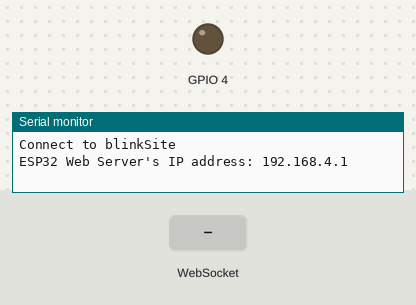
Bench run of a sketch on a simulated ESP32. Shown: output pins drawn as LEDs (lit = HIGH), the last lines printed to the serial monitor. The inputs (shaded band) are chosen by the test bench.

Above: at 1.2 s.
1.3 s: WebSocket text "true" received
At 1.9 s:
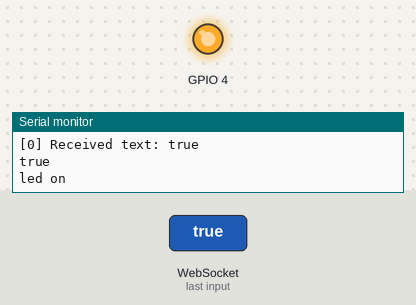
4.3 s: WebSocket text "1" received
At 5.4 s:
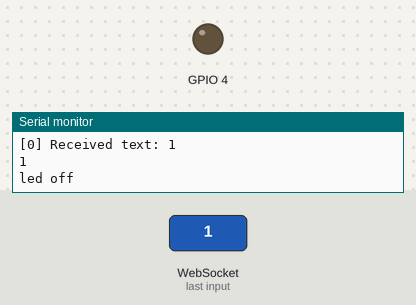
Timing chart, 0 to 7.3 s (numbered marks = the images above; inputs shaded):
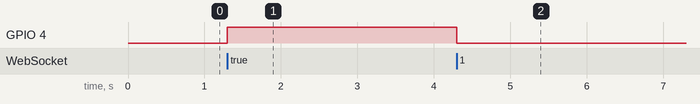

Measured:
- after the input at 1.3 s, GPIO 4: LOW → HIGH at once
- after the input at 4.3 s, GPIO 4: HIGH → LOW at once

The sketch:

esp32BeatifulBlink.ino
```cpp
#include <Arduino.h>
#include <ESPAsyncWebServer.h>
#include <WebSocketsServer.h>
#include "index.h"

String prevState;
const char* ssid     = "blinkSite";
// Wifi password
const char* password = "Kadenisagenius";

AsyncWebServer server(80); // starts server on port 80
WebSocketsServer webSocket = WebSocketsServer(81); // starts Webocket Server on port 81


void printGaps(){
  Serial.println();
  Serial.println();
}


void printConnectionAlert(){
  printGaps();
  Serial.print("Connect to ");
  Serial.println(ssid);
}


void WiFiConnect(){
  printConnectionAlert();
  // connects to wifi as station on given ssid and password
  WiFi.mode(WIFI_AP);
  WiFi.softAP(ssid,password);
}

void serveHTML(){
    // Serve a basic HTML page with JavaScript to create the WebSocket connection
  server.on("/", HTTP_GET, [](AsyncWebServerRequest* request) {
    Serial.println("Web Server: received a web page request");
    String html = HTML_CONTENT;  // Use the HTML content from the index.h file
    request->send(200, "text/html", html);
  });

  server.begin();
  Serial.print("ESP32 Web Server's IP address: ");
  Serial.println(WiFi.softAPIP());
}


void webSocketEvent(uint8_t clientID, WStype_t eventType, uint8_t* payload, size_t length) {
  switch (eventType) {
    case WStype_DISCONNECTED:
      Serial.printf("[%u] Disconnected!\n", clientID);
      break;
    case WStype_CONNECTED:
    // creates new scope for ip variable
      {
        // gets clients ip
        IPAddress ip = webSocket.remoteIP(clientID);
        // prints format of client id and ip they connected from
        Serial.printf("[%u] Connected from %d.%d.%d.%d\n", clientID, ip[0], ip[1], ip[2], ip[3]);
      }
      break;
    case WStype_TEXT:
      Serial.printf("[%u] Received text: %s\n", clientID, payload);
      // Send a response back to the client
       /* webSocket.sendTXT(clientID, "Received:  " + ); */
       String recievedText = String((char*)payload);
       Serial.println(recievedText);
       if(recievedText != prevState){
        prevState = recievedText;
       if(recievedText == "true"){
        digitalWrite(4,HIGH);
        Serial.println("led on");
       }
       else{
        digitalWrite(4,LOW);
        Serial.println("led off");
       }}

      break;
  }
}

void setup() {
  // put your setup code here, to run once:
  Serial.begin(115200);
  pinMode(4,OUTPUT);
  digitalWrite(4,LOW);
  WiFiConnect();
  webSocket.begin();
  webSocket.onEvent(webSocketEvent);
  serveHTML();

}

void loop() {
  // put your main code here, to run repeatedly:
webSocket.loop();

}
```

index.h
```cpp
const char *HTML_CONTENT = R"=====(<!DOCTYPE html>
<html lang="en">
<head>
    <meta http-equiv="Content-Type" content="text/html; charset=windows-1252">
    <meta name="viewport" content="width=device-width, initial-scale=0.7">
    <title>esp 32 led</title>
</head>
<body>
    <div class="blinkContainer">
        <h2>LED</h2>
        <div class = "ledState"></div>
        <button id="ledButton">ON</button>
    </div>
</body>
<style>

*{
    margin: 0;
    padding: 0;

}

body{
    display: flex;
  justify-content: center;
  background-color: beige;
}

.blinkContainer {
  display: flex;
  flex-direction: column;
  align-items: center;
  justify-content: center;
  margin: 5%;
  border: 2px solid #007bff;
  align-self: center;
  width: 50%;
  height: 250px;
  border-radius: 25px;
  background-color: white;
}

.blinkContainer h2 {
  margin-bottom: 20px; /* Adjust as needed */
  color:#007bff;


}

.blinkContainer button {
  align-self: center;
  padding: 8px 30px;
  border: none;
  background-color: #007bff;
  color: white;
  border-radius: 5px;

}


.ledState{
  width: 45px;
  height: 45px;
  background-color: red;
  border-radius: 50%;
  margin-bottom: 20px ;
}


</style>
<script>

let ledState = false;
const ledStateDispaly = document.querySelector(".ledState");
const ledButton = document.querySelector("#ledButton");
const webSocket = new WebSocket("ws://" + window.location.host + ":81");

function changeState(){
    ledState = !ledState;
    if(ledState == false){
        ledStateDispaly.style = "background-color:red;";
        ledButton.innerText = "on";
    }
    if(ledState == true){
        ledStateDispaly.style = "background-color:blue;";
        ledButton.innerText = "off";

    }
}

ledButton.addEventListener("click",function(){
    changeState();
    webSocket.send(ledState);
})
</script>
</html>)=====";
```
